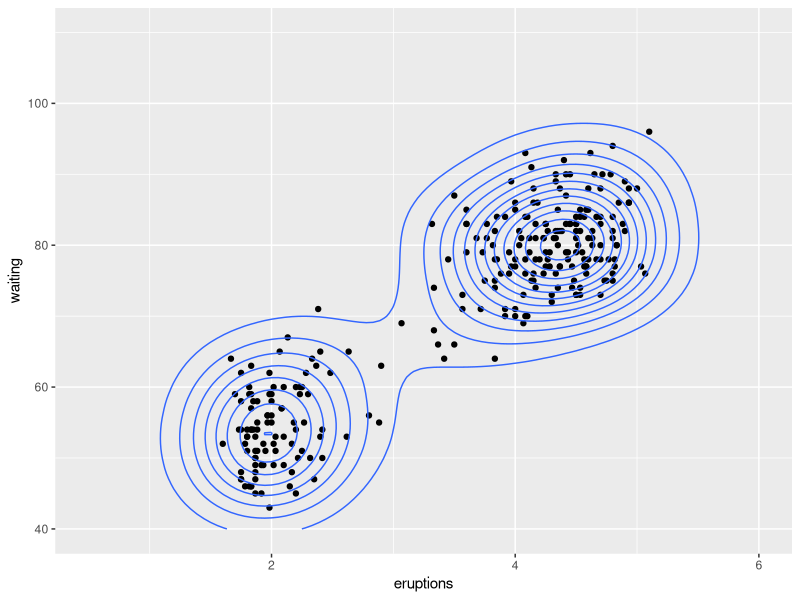
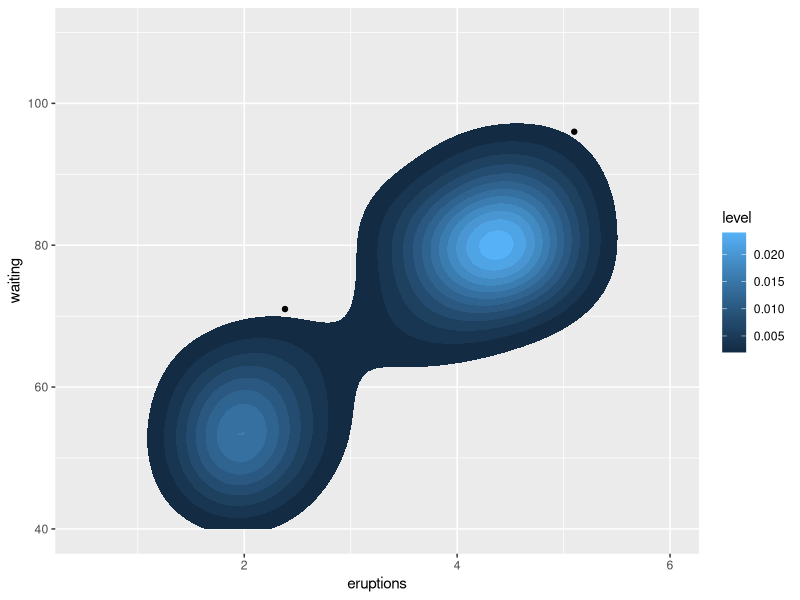
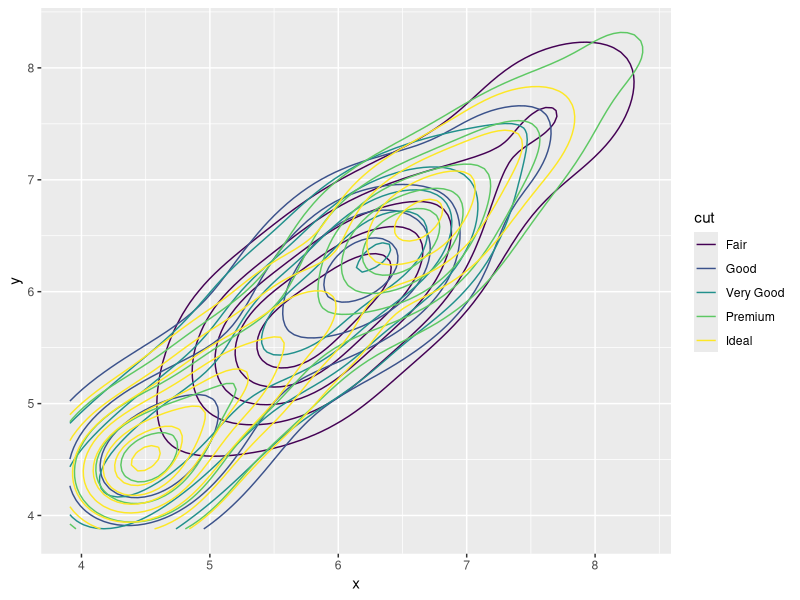
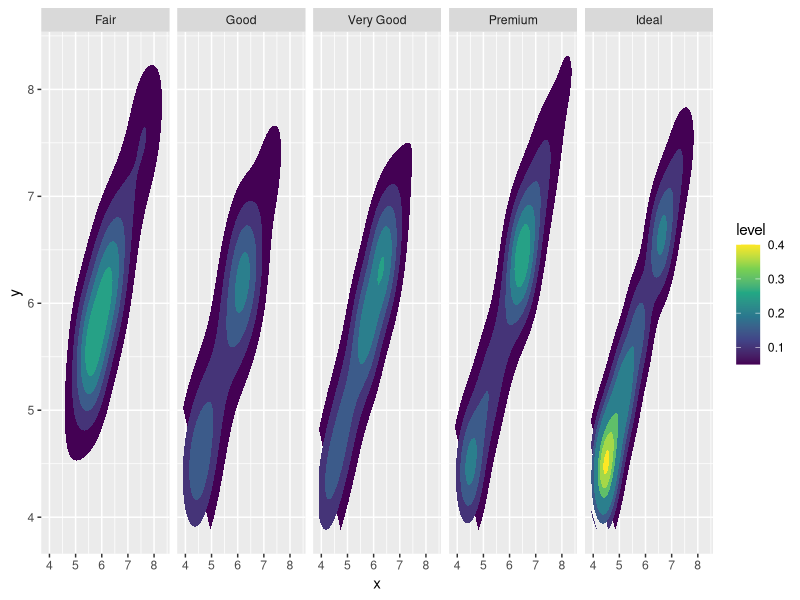
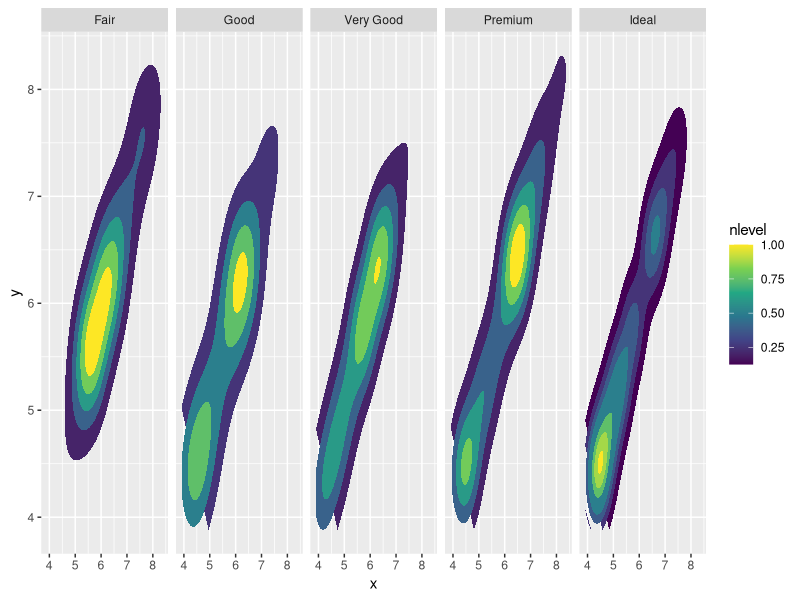
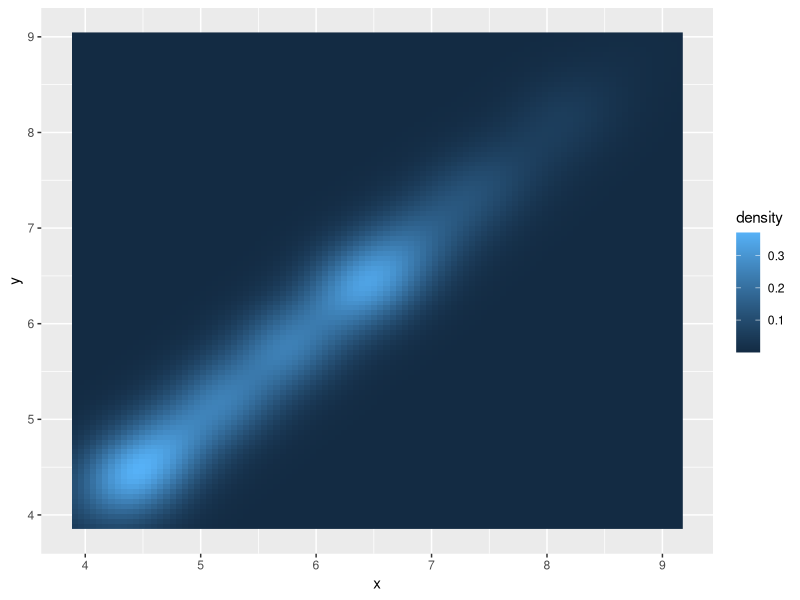
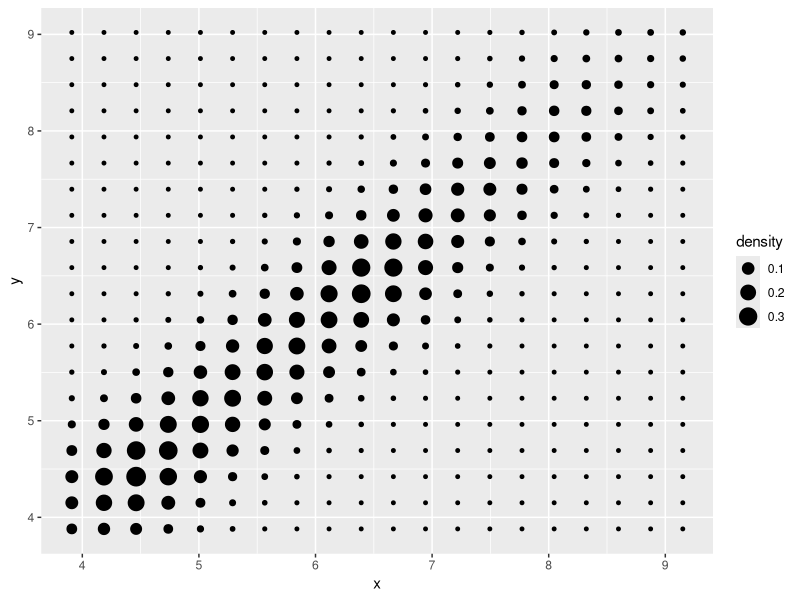

Recreate these plots in R, in order.
library(ggplot2)


### Name: geom_density_2d
### Title: Contours of a 2d density estimate
### Aliases: geom_density_2d geom_density2d stat_density_2d stat_density2d

### ** Examples

m <- ggplot(faithful, aes(x = eruptions, y = waiting)) +
 geom_point() +
 xlim(0.5, 6) +
 ylim(40, 110)
m + geom_density_2d()
## No test: 
m + stat_density_2d(aes(fill = stat(level)), geom = "polygon")

set.seed(4393)
dsmall <- diamonds[sample(nrow(diamonds), 1000), ]
d <- ggplot(dsmall, aes(x, y))
# If you map an aesthetic to a categorical variable, you will get a
# set of contours for each value of that variable
d + geom_density_2d(aes(colour = cut))

# Similarly, if you apply faceting to the plot, contours will be
# drawn for each facet, but the levels will calculated across all facets
d + stat_density_2d(aes(fill = stat(level)), geom = "polygon") +
  facet_grid(. ~ cut) + scale_fill_viridis_c()
# To override this behavior (for instace, to better visualize the density
# within each facet), use stat(nlevel)
d + stat_density_2d(aes(fill = stat(nlevel)), geom = "polygon") +
  facet_grid(. ~ cut) + scale_fill_viridis_c()

# If we turn contouring off, we can use use geoms like tiles:
d + stat_density_2d(geom = "raster", aes(fill = stat(density)), contour = FALSE)
# Or points:
d + stat_density_2d(geom = "point", aes(size = stat(density)), n = 20, contour = FALSE)
## End(No test)
